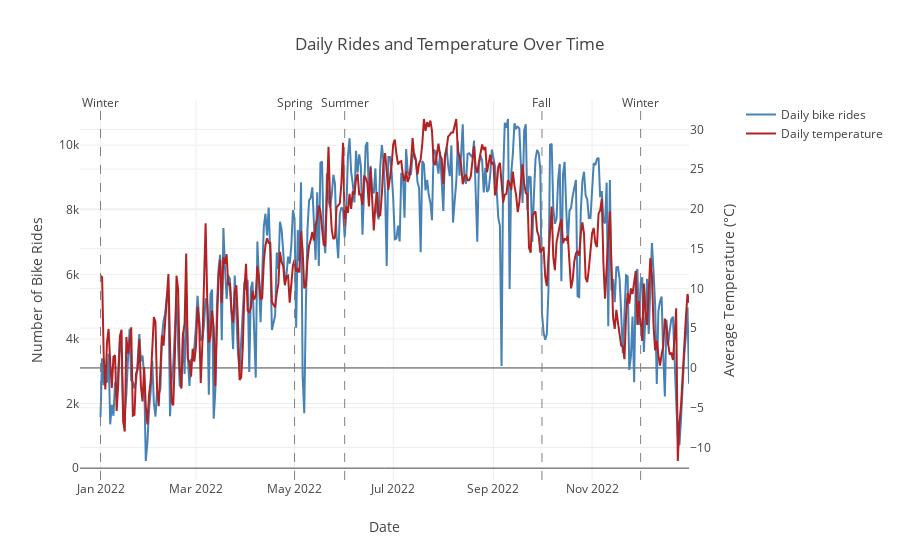

The notebook cell this image was saved under:
### Code cell
# Plot the line chart with Average Temperature Vs Daily Ride count

fig = make_subplots(specs=[[{"secondary_y": True}]])

fig.add_trace(
    go.Scatter(
        x=df_sorted['date'],
        y=df_sorted['bike_rides_daily'],
        name='Daily bike rides',
        line=dict(color='steelblue')
    ),
    secondary_y=False
)

fig.add_trace(
    go.Scatter(
        x=df_sorted['date'],
        y=df_sorted['avgTemp'],
        name='Daily temperature',
        line=dict(color='firebrick')
    ),
    secondary_y=True
)

# Title
fig.update_layout(
    title='Daily Rides and Temperature Over Time'
)

fig.update_xaxes(title_text='Date')

fig.update_yaxes(
    title_text='Number of Bike Rides',
    secondary_y=False
)

fig.update_yaxes(
    title_text='Average Temperature (°C)',
    secondary_y=True
)

for _, row in transition_dates.iterrows():
    fig.add_shape(
        type="line",
        x0=row['date'],
        x1=row['date'],
        y0=0,
        y1=1,
        xref='x',
        yref='paper',  # 0 to 1 of y-axis (spans entire height)
        line=dict(color='gray', width=1, dash='dash')
    )
    
    # optional annotation
    fig.add_annotation(
        x=row['date'],
        y=1.02,  # slightly above the plot
        xref='x',
        yref='paper',
        text=row['season'].capitalize(),
        showarrow=False,
        align='center'
    )
fig.show()

### Figure 1 — Plotly figure (JSON) as saved in the notebook; plotly's stock layout.template omitted (floating-point values rounded to 4 significant figures; data arrays with more than 128 entries replaced by an {"elided": "..."} marker saying what was removed)
{"data": [{"line": {"color": "steelblue"}, "name": "Daily bike rides", "type": "scatter", "x": {"elided": "365 str values"}, "xaxis": "x", "y": {"elided": "365 int values"}, "yaxis": "y"}, {"line": {"color": "firebrick"}, "name": "Daily temperature", "type": "scatter", "x": {"elided": "365 str values"}, "xaxis": "x", "y": {"elided": "365 float values"}, "yaxis": "y2"}], "layout": {"annotations": [{"align": "center", "showarrow": false, "text": "Winter", "x": "2022-01-01T00:00:00", "xref": "x", "y": 1.02, "yref": "paper"}, {"align": "center", "showarrow": false, "text": "Spring", "x": "2022-05-01T00:00:00", "xref": "x", "y": 1.02, "yref": "paper"}, {"align": "center", "showarrow": false, "text": "Summer", "x": "2022-06-01T00:00:00", "xref": "x", "y": 1.02, "yref": "paper"}, {"align": "center", "showarrow": false, "text": "Fall", "x": "2022-10-01T00:00:00", "xref": "x", "y": 1.02, "yref": "paper"}, {"align": "center", "showarrow": false, "text": "Winter", "x": "2022-12-01T00:00:00", "xref": "x", "y": 1.02, "yref": "paper"}], "shapes": [{"line": {"color": "gray", "dash": "dash", "width": 1}, "type": "line", "x0": "2022-01-01T00:00:00", "x1": "2022-01-01T00:00:00", "xref": "x", "y0": 0, "y1": 1, "yref": "paper"}, {"line": {"color": "gray", "dash": "dash", "width": 1}, "type": "line", "x0": "2022-05-01T00:00:00", "x1": "2022-05-01T00:00:00", "xref": "x", "y0": 0, "y1": 1, "yref": "paper"}, {"line": {"color": "gray", "dash": "dash", "width": 1}, "type": "line", "x0": "2022-06-01T00:00:00", "x1": "2022-06-01T00:00:00", "xref": "x", "y0": 0, "y1": 1, "yref": "paper"}, {"line": {"color": "gray", "dash": "dash", "width": 1}, "type": "line", "x0": "2022-10-01T00:00:00", "x1": "2022-10-01T00:00:00", "xref": "x", "y0": 0, "y1": 1, "yref": "paper"}, {"line": {"color": "gray", "dash": "dash", "width": 1}, "type": "line", "x0": "2022-12-01T00:00:00", "x1": "2022-12-01T00:00:00", "xref": "x", "y0": 0, "y1": 1, "yref": "paper"}], "title": {"text": "Daily Rides and Temperature Over Time"}, "xaxis": {"anchor": "y", "domain": [0, 0.94], "title": {"text": "Date"}}, "yaxis": {"anchor": "x", "domain": [0, 1], "title": {"text": "Number of Bike Rides"}}, "yaxis2": {"anchor": "x", "overlaying": "y", "side": "right", "title": {"text": "Average Temperature (°C)"}}}}
